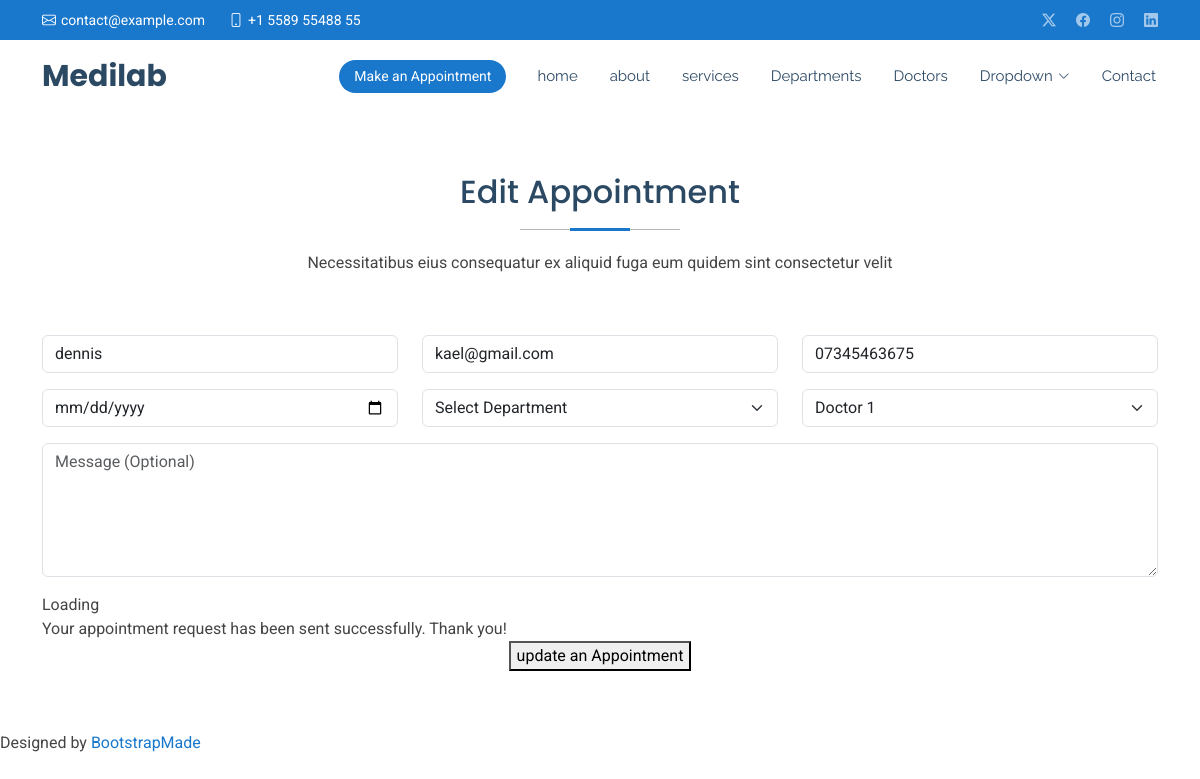
The app's page /edit/7 with its own data.
### medapp/models.py (models this page shows, shortened)
class Appointments(models.Model):
    name = models.CharField(max_length=50)
    email = models.EmailField()
    phone = models.CharField(max_length=15)
    date = models.DateField()
    department = models.CharField(max_length=50)
    doctor = models.CharField(max_length=50)
    message = models.TextField()

### medapp/views.py (the view)
# urls.py: path('edit/<int:id>', views.edit, name='edit'),
def edit(request,id):
    appointment1 = get_object_or_404(Appointments, id=id)
    if request.method == "POST":
        appointment1.name = request.POST.get('name')
        appointment1.email = request.POST.get('email')
        appointment1.phone = request.POST.get('phone')
        appointment1.date = request.POST.get('date')
        appointment1.department = request.POST.get('department')
        appointment1.doctor = request.POST.get('doctor')
        appointment1.message = request.POST.get('message')
        appointment1.save()
        return redirect('/Show')
    else:
        return render(request,'edit.html',{'appointment1':appointment1})

### Templates/edit.html (shortened to what this page needs)
{% extends 'starter.html' %}
{% load static %}
{% block content %}
    <section id="appointment" class="appointment section">
      <div class="container section-title" data-aos="fade-up">
        <h2>Edit Appointment</h2>
        <p>Necessitatibus eius consequatur ex aliquid fuga eum quidem sint consectetur velit</p>
      </div>
      <div class="container" data-aos="fade-up" data-aos-delay="100">
        <form   method="post" >
          <div class="row">
            <div class="col-md-4 form-group">
              <input type="text" name="name" value="{{ appointment1.name }}" class="form-control" id="name" placeholder="Your Name" required="">
            </div>
            <div class="col-md-4 form-group mt-3 mt-md-0">
              <input type="email" class="form-control" value="{{ appointment1.email }}" name="email" id="email" placeholder="Your Email" required="">
            </div>
            <div class="col-md-4 form-group mt-3 mt-md-0">
              <input type="tel" class="form-control" name="phone"  value="{{ appointment1.phone }}" id="phone" placeholder="Your Phone" required="">
            </div>
          </div>
          <div class="row">
            <div class="col-md-4 form-group mt-3">
              <input type="date" name="date" value="{{ appointment1.date }}" class="form-control datepicker" id="date" placeholder="Appointment Date" required="">
            </div>
            <div class="col-md-4 form-group mt-3">
              <select name="department" id="department" class="form-select" required="">
                <option value="">Select Department</option>
               </select>
            </div>
            <div class="col-md-4 form-group mt-3">
              <select name="doctor" id="doctor" class="form-select" required="">
                <option value="Doctor 1" {% if appointment1.doctor == "Doctor 1" %}
                	selected
                {% endif %}>Doctor 1</option>
              </select>
            </div>
          </div>
          <div class="form-group mt-3">
            <textarea class="form-control" name="message" rows="5" placeholder="Message (Optional)">{{ appointment1.messaage }}</textarea>
          </div>
          <div class="mt-3">
            <div class="loading">Loading</div>
            <div class="sent-message">Your appointment request has been sent successfully. Thank you!</div>
            <div class="text-center" class="btn btn-primary"><button type="submit">update an Appointment</button></div>
          </div>
        </form>
      </div>
    </section><!-- /Appointment Section --
{% endblock %}

### static/assets/css/main.css (style rules this page uses)
:root { --default-font: "Roboto", system-ui, -apple-system, "Segoe UI", Roboto, "Helvetica Neue", Arial, "Noto Sans", "Liberation Sans", sans-serif, "Apple Color Emoji", "Segoe UI Emoji", "Segoe UI Symbol", "Noto Color Emoji"; --heading-font: "Poppins", sans-serif; --nav-font: "Raleway", sans-serif; }
:root { --background-color: #ffffff; --default-color: #444444; --heading-color: #2c4964; --accent-color: #1977cc; --surface-color: #ffffff; --contrast-color: #ffffff; }
:root { --nav-color: #2c4964; --nav-hover-color: #1977cc; --nav-mobile-background-color: #ffffff; --nav-dropdown-background-color: #ffffff; --nav-dropdown-color: #2c4964; --nav-dropdown-hover-color: #1977cc; }
:root { scroll-behavior: smooth; }
body { color: var(--default-color); background-color: var(--background-color); font-family: var(--default-font); }
h1, h2, h3, h4, h5, h6 { color: var(--heading-color); font-family: var(--heading-font); }
section, .section { color: var(--default-color); background-color: var(--background-color); padding: 60px 0; scroll-margin-top: 72px; overflow: clip; }
.section-title { text-align: center; padding-bottom: 60px; position: relative; }
.section-title h2 { font-size: 32px; font-weight: 500; margin-bottom: 20px; padding-bottom: 20px; position: relative; }
.section-title h2:before { content: ""; position: absolute; display: block; width: 160px; height: 1px; background: color-mix(in srgb, var(--default-color), transparent 60%); left: 0; right: 0; bottom: 1px; margin: auto; }
.section-title h2::after { content: ""; position: absolute; display: block; width: 60px; height: 3px; background: var(--accent-color); left: 0; right: 0; bottom: 0; margin: auto; }
.section-title p { margin-bottom: 0; }

### records on screen
Appointments: name "dennis", email "kael@gmail.com", phone "07345463675", doctor "Doctor 1"
